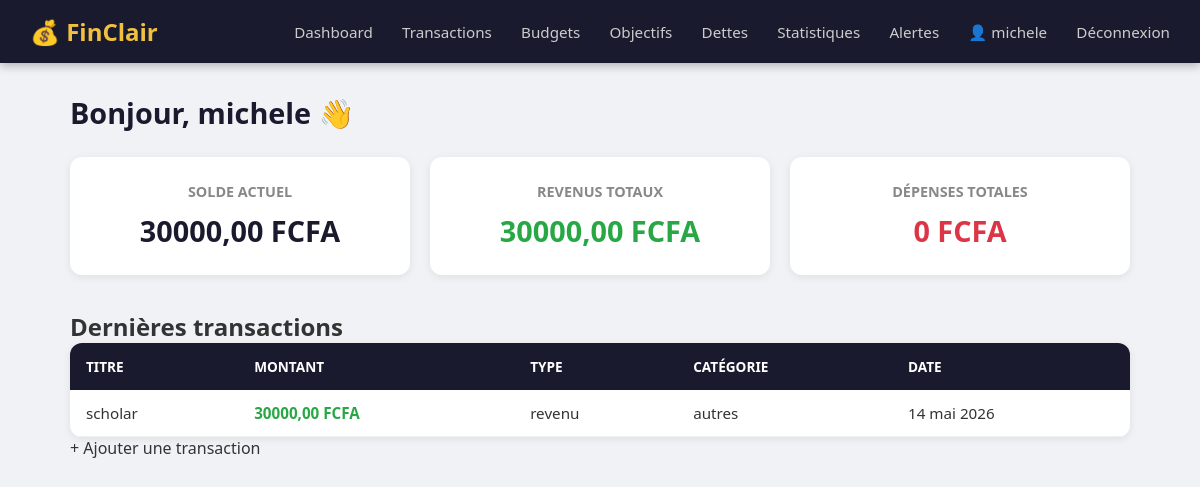
Screenshot of / (signed in) with the database file from the repository.
### transactions/models.py (models this page shows, shortened)
class Transaction(models.Model):
    TYPE_CHOICES = [
        ('revenu', 'Revenu'),
        ('depense', 'Dépense'),
    ]
    CATEGORIE_CHOICES = [
        ('alimentation', 'Alimentation'),
        ('transport', 'Transport'),
        ('logement', 'Logement'),
        ('sante', 'Santé'),
        ('loisirs', 'Loisirs'),
        ('education', 'Éducation'),
        ('autres', 'Autres'),
    ]
    utilisateur = models.ForeignKey(User, on_delete=models.CASCADE)
    titre = models.CharField(max_length=200)
    montant = models.DecimalField(max_digits=10, decimal_places=2)
    type_transaction = models.CharField(max_length=10, choices=TYPE_CHOICES)
    categorie = models.CharField(max_length=20, choices=CATEGORIE_CHOICES)
    date = models.DateField(auto_now_add=True)
    description = models.TextField(blank=True)

### users/views.py (the view)
# urls.py: path('', views.dashboard, name='dashboard'),
@login_required
def dashboard(request):
    transactions = Transaction.objects.filter(
        utilisateur=request.user
    ).order_by('-date')[:5]  # Les 5 dernières seulement
    revenus = sum(t.montant for t in Transaction.objects.filter(
        utilisateur=request.user, type_transaction='revenu'
    ))
    depenses = sum(t.montant for t in Transaction.objects.filter(
        utilisateur=request.user, type_transaction='depense'
    ))
    solde = revenus - depenses
    return render(request, 'users/dashboard.html', {
        'transactions': transactions,
        'solde': solde,
        'revenus': revenus,
        'depenses': depenses,
    })

### templates/users/dashboard.html (shortened to what this page needs)
{% extends 'base.html' %}
{% block contenu %}
<div class="dashboard">
    <h1>Bonjour, {{ user.username }} 👋</h1>
    <div class="cartes">
        <div class="carte solde">
            <h3>Solde actuel</h3>
            <p>{{ solde }} FCFA</p>
        </div>
        <div class="carte revenus">
            <h3>Revenus totaux</h3>
            <p>{{ revenus }} FCFA</p>
        </div>
        <div class="carte depenses">
            <h3>Dépenses totales</h3>
            <p>{{ depenses }} FCFA</p>
        </div>
    </div>
    <div class="dernieres-transactions">
        <h2>Dernières transactions</h2>
        {% if transactions %}
            <table>
                <thead>
                    <tr>
                        <th>Titre</th>
                        <th>Montant</th>
                        <th>Type</th>
                        <th>Catégorie</th>
                        <th>Date</th>
                    </tr>
                </thead>
                <tbody>
                    {% for t in transactions %}
                    <tr class="{{ t.type_transaction }}">
                        <td>{{ t.titre }}</td>
                        <td>{{ t.montant }} FCFA</td>
                        <td>{{ t.type_transaction }}</td>
                        <td>{{ t.categorie }}</td>
                        <td>{{ t.date }}</td>
                    </tr>
                    {% endfor %}
                </tbody>
            </table>
        {% else %}
            <p>Aucune transaction pour le moment.</p>
        {% endif %}
        <a href="{% url 'ajouter_transaction' %}">+ Ajouter une transaction</a>
    </div>
</div>
{% endblock %}

### templates/base.html (shortened to what this page needs)
<!DOCTYPE html>
<html lang="fr">
<head>
    {% load static %}
    <link rel="stylesheet" href="{% static 'css/style.css' %}">
</head>
<body>
    {% if user.is_authenticated %}
   <nav>
    <div class="nav-logo">💰 FinClair</div>
    <div class="nav-links">
        <a href="{% url 'dashboard' %}">Dashboard</a>
        <a href="{% url 'liste_transactions' %}">Transactions</a>
        <a href="{% url 'liste_budgets' %}">Budgets</a>
        <a href="{% url 'liste_objectifs' %}">Objectifs</a>
        <a href="{% url 'liste_dettes' %}">Dettes</a>
        <a href="{% url 'statistiques' %}">Statistiques</a>
        <a href="{% url 'liste_alertes' %}">Alertes</a>
        <a href="{% url 'profil' %}">👤 {{ user.username }}</a>
        <a href="{% url 'deconnexion' %}">Déconnexion</a>
    </div>
</nav>
    {% endif %}
    <main>
        {% block contenu %}{% endblock %}
    </main>
</body>
</html>

### static/css/style.css (style rules this page uses)
* { margin: 0; padding: 0; box-sizing: border-box; }
body { font-family: 'Segoe UI', Tahoma, Geneva, Verdana, sans-serif; background-color: #f0f2f5; color: #333; }
a { text-decoration: none; color: inherit; }
nav { background-color: #1a1a2e; padding: 15px 30px; display: flex; justify-content: space-between; align-items: center; box-shadow: 0 2px 10px rgba(0,0,0,0.3); }
.nav-logo { color: #f0c040; font-size: 1.5rem; font-weight: bold; }
.nav-links a { color: #ccc; margin-left: 25px; font-size: 0.95rem; transition: color 0.2s; }
main { max-width: 1100px; margin: 30px auto; padding: 0 20px; }
.dashboard h1 { font-size: 1.8rem; margin-bottom: 25px; color: #1a1a2e; }
.cartes { display: grid; grid-template-columns: repeat(3, 1fr); gap: 20px; margin-bottom: 35px; }
.carte { background: white; border-radius: 12px; padding: 25px; text-align: center; box-shadow: 0 2px 8px rgba(0,0,0,0.08); }
.carte h3 { font-size: 0.9rem; color: #888; margin-bottom: 10px; text-transform: uppercase; }
.carte p { font-size: 1.8rem; font-weight: bold; }
.carte.solde p { color: #1a1a2e; }
.carte.revenus p { color: #28a745; }
.carte.depenses p { color: #dc3545; }
table { width: 100%; background: white; border-radius: 12px; border-collapse: collapse; box-shadow: 0 2px 8px rgba(0,0,0,0.08); overflow: hidden; }
th { background-color: #1a1a2e; color: white; padding: 14px 16px; text-align: left; font-size: 0.85rem; text-transform: uppercase; }
td { padding: 13px 16px; border-bottom: 1px solid #f0f0f0; font-size: 0.95rem; }
tr.revenu td:nth-child(2) { color: #28a745; font-weight: bold; }

### rows the page displays
Transaction: titre "scholar", montant "30000,00", type_transaction "revenu", categorie "autres", date "14 mai 2026"

### other values shown
{{ user.username }} "michele"
{{ solde }} "30000,00"
{{ revenus }} "30000,00"
{{ depenses }} "0"
